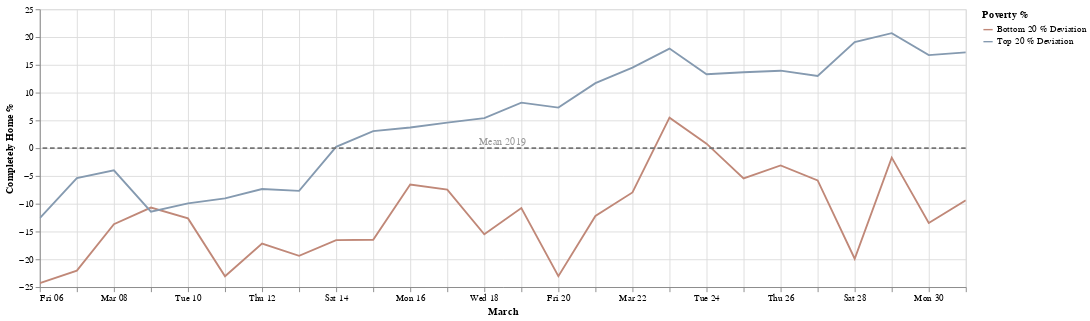

The notebook cell saved with this chart:
### Markdown cell above
Filtering based on important dates

**March 8, 2020:**
NYC issues guidelines to avoid densely packed buses, subways, or trains.

**March 12, 2020:**
Broadway shuts down.

**March 14, 2020:**
First two COVID-19 deaths in NYS.

**March 22, 2020:**
NYS on Pause Program begins, all non-essential workers must stay home.

**March 28, 2020:**
Governor Cuomo halts all nonessential construction sites in NYS.

### Code cell
start_date = '2020-3-5'
end_date = '2020-3-31'
df1 = apply_date_filter(df,start_date,end_date)
chart = create_chart(df1,'March')
chart

### Figure 1 — Vega-Lite specification as saved in the notebook (floating-point values rounded to 4 significant figures)
{"config": {"view": {"continuousHeight": 300, "continuousWidth": 400}, "range": {"category": {"scheme": ["#FF4500", "#a0aab4", "#4E79A7"]}}}, "layer": [{"data": {"name": "data-ea3fc1855c4f58d385c7ca8a343ee6ff"}, "mark": "line", "encoding": {"color": {"type": "nominal", "field": "Poverty %"}, "x": {"type": "temporal", "field": "date", "title": "March"}, "y": {"type": "quantitative", "field": "completely_home_value", "title": "Completely Home %"}}, "selection": {"selector001": {"type": "interval", "bind": "scales", "encodings": ["x", "y"]}}, "transform": [{"fold": ["Bottom 20 % Deviation", "Top 20 % Deviation"], "as": ["Poverty %", "completely_home_value"]}], "width": 1000}, {"data": {"name": "data-7f3a6b86ed460c4e648f2393735a11f6"}, "mark": {"type": "rule", "color": "#757575", "size": 2, "strokeDash": [5, 3]}, "encoding": {"size": {"value": 2}, "y": {"type": "quantitative", "field": "Mean 2019"}}}, {"data": {"name": "data-d764767e7dd3b10b2c76c1355ce10ef3"}, "mark": {"type": "text", "angle": 0, "text": "Mean 2019"}, "encoding": {"opacity": {"value": 0.4}, "y": {"type": "quantitative", "field": "y"}}}], "$schema": "https://vega.github.io/schema/vega-lite/v4.8.1.json", "datasets": {"data-ea3fc1855c4f58d385c7ca8a343ee6ff": [{"date": "2020-03-16T00:00:00+00:00", "Top 20 %": 37.91, "Bottom 20 %": 27.64, "Top 20 % Deviation": 3.723, "Bottom 20 % Deviation": -6.553}, {"date": "2020-03-06T00:00:00+00:00", "Top 20 %": 21.61, "Bottom 20 %": 9.921, "Top 20 % Deviation": -12.58, "Bottom 20 % Deviation": -24.27}, {"date": "2020-03-26T00:00:00+00:00", "Top 20 %": 48.13, "Bottom 20 %": 31.07, "Top 20 % Deviation": 13.94, "Bottom 20 % Deviation": -3.118}, {"date": "2020-03-25T00:00:00+00:00", "Top 20 %": 47.86, "Bottom 20 %": 28.75, "Top 20 % Deviation": 13.67, "Bottom 20 % Deviation": -5.442}, {"date": "2020-03-20T00:00:00+00:00", "Top 20 %": 41.48, "Bottom 20 %": 11.13, "Top 20 % Deviation": 7.293, "Bottom 20 % Deviation": -23.06}, {"date": "2020-03-24T00:00:00+00:00", "Top 20 %": 47.5, "Bottom 20 %": 35.0, "Top 20 % Deviation": 13.3, "Bottom 20 % Deviation": 0.8082}, {"date": "2020-03-10T00:00:00+00:00", "Top 20 %": 24.26, "Bottom 20 %": 21.55, "Top 20 % Deviation": -9.932, "Bottom 20 % Deviation": -12.64}, {"date": "2020-03-12T00:00:00+00:00", "Top 20 %": 26.84, "Bottom 20 %": 17.0, "Top 20 % Deviation": -7.347, "Bottom 20 % Deviation": -17.19}, {"date": "2020-03-11T00:00:00+00:00", "Top 20 %": 25.14, "Bottom 20 %": 11.14, "Top 20 % Deviation": -9.053, "Bottom 20 % Deviation": -23.05}, {"date": "2020-03-13T00:00:00+00:00", "Top 20 %": 26.5, "Bottom 20 %": 14.82, "Top 20 % Deviation": -7.693, "Bottom 20 % Deviation": -19.37}, {"date": "2020-03-27T00:00:00+00:00", "Top 20 %": 47.18, "Bottom 20 %": 28.38, "Top 20 % Deviation": 12.98, "Bottom 20 % Deviation": -5.807}, {"date": "2020-03-22T00:00:00+00:00", "Top 20 %": 48.68, "Bottom 20 %": 26.23, "Top 20 % Deviation": 14.49, "Bottom 20 % Deviation": -7.965}, {"date": "2020-03-28T00:00:00+00:00", "Top 20 %": 53.28, "Bottom 20 %": 14.29, "Top 20 % Deviation": 19.09, "Bottom 20 % Deviation": -19.91}, {"date": "2020-03-19T00:00:00+00:00", "Top 20 %": 42.39, "Bottom 20 %": 23.41, "Top 20 % Deviation": 8.197, "Bottom 20 % Deviation": -10.78}, {"date": "2020-03-09T00:00:00+00:00", "Top 20 %": 22.77, "Bottom 20 %": 23.5, "Top 20 % Deviation": -11.42, "Bottom 20 % Deviation": -10.7}, {"date": "2020-03-29T00:00:00+00:00", "Top 20 %": 54.9, "Bottom 20 %": 32.48, "Top 20 % Deviation": 20.7, "Bottom 20 % Deviation": -1.708}, {"date": "2020-03-08T00:00:00+00:00", "Top 20 %": 30.2, "Bottom 20 %": 20.51, "Top 20 % Deviation": -3.99, "Bottom 20 % Deviation": -13.68}, {"date": "2020-03-15T00:00:00+00:00", "Top 20 %": 37.26, "Bottom 20 %": 17.71, "Top 20 % Deviation": 3.069, "Bottom 20 % Deviation": -16.48}, {"date": "2020-03-07T00:00:00+00:00", "Top 20 %": 28.8, "Bottom 20 %": 12.14, "Top 20 % Deviation": -5.39, "Bottom 20 % Deviation": -22.05}, {"date": "2020-03-17T00:00:00+00:00", "Top 20 %": 38.79, "Bottom 20 %": 26.72, "Top 20 % Deviation": 4.594, "Bottom 20 % Deviation": -7.474}, {"date": "2020-03-18T00:00:00+00:00", "Top 20 %": 39.59, "Bottom 20 %": 18.68, "Top 20 % Deviation": 5.4, "Bottom 20 % Deviation": -15.51}, {"date": "2020-03-31T00:00:00+00:00", "Top 20 %": 51.43, "Bottom 20 %": 24.8, "Top 20 % Deviation": 17.24, "Bottom 20 % Deviation": -9.397}, {"date": "2020-03-14T00:00:00+00:00", "Top 20 %": 34.44, "Bottom 20 %": 17.63, "Top 20 % Deviation": 0.2444, "Bottom 20 % Deviation": -16.56}, {"date": "2020-03-23T00:00:00+00:00", "Top 20 %": 52.12, "Bottom 20 %": 39.68, "Top 20 % Deviation": 17.93, "Bottom 20 % Deviation": 5.491}, {"date": "2020-03-30T00:00:00+00:00", "Top 20 %": 50.94, "Bottom 20 %": 20.73, "Top 20 % Deviation": 16.75, "Bottom 20 % Deviation": -13.46}, {"date": "2020-03-21T00:00:00+00:00", "Top 20 %": 45.89, "Bottom 20 %": 22.0, "Top 20 % Deviation": 11.7, "Bottom 20 % Deviation": -12.19}], "data-7f3a6b86ed460c4e648f2393735a11f6": [{"Mean 2019": 0}], "data-d764767e7dd3b10b2c76c1355ce10ef3": [{"y": 1}]}}
